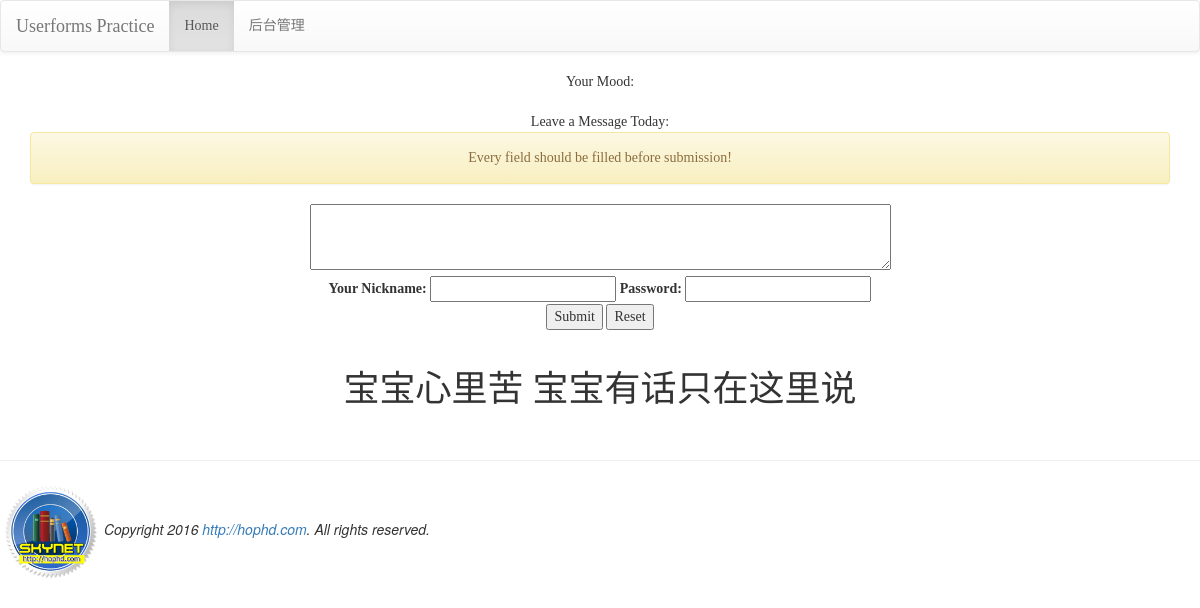
Page /posts on the earlier database version.
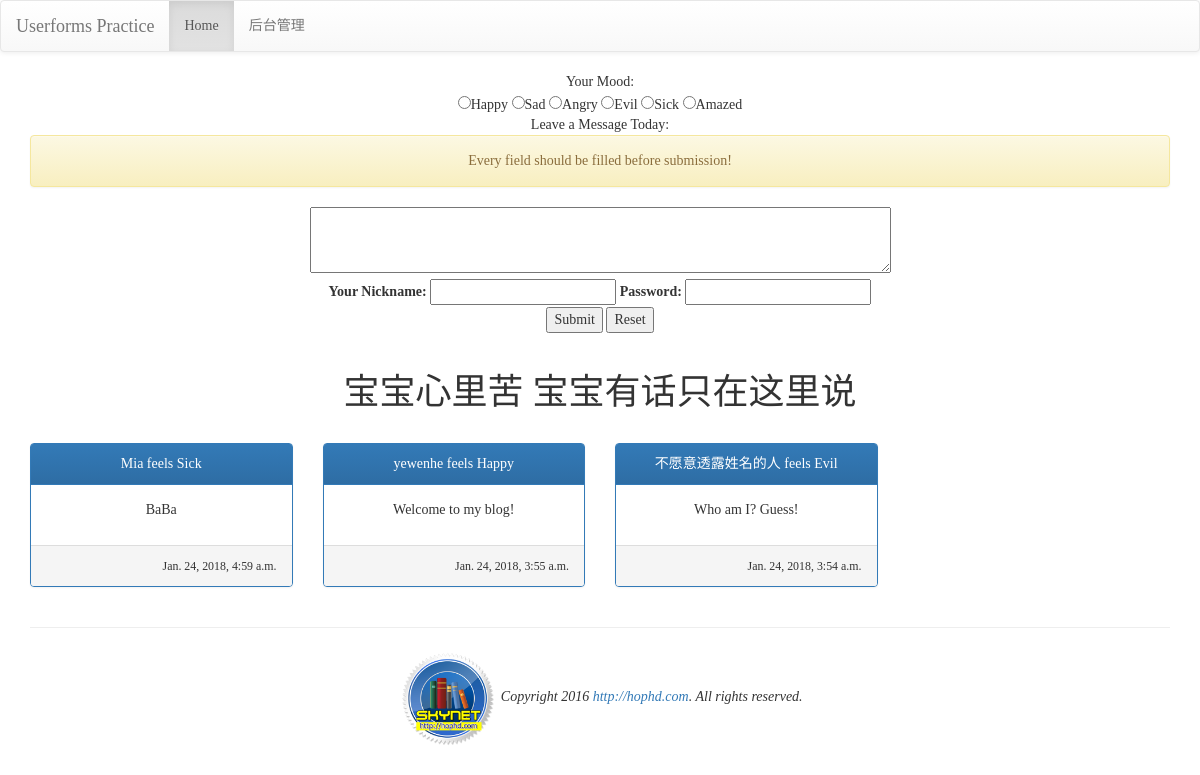
Same page on the later database version.
### mysite/models.py (models this page shows, shortened)
class Mood(models.Model):
	status=models.CharField(max_length=10,null=False)
	def __unicode__(self):
		return self.status

class Post(models.Model):
	mood=models.ForeignKey('Mood',on_delete=models.CASCADE)
	nickname=models.CharField(max_length=10,default='不愿意透露姓名的人')
	message=models.TextField(null=False)
	del_pass=models.CharField(max_length=10)
	pub_time=models.DateTimeField(auto_now=True)
	enabled=models.BooleanField(default=False)

### mysite/views.py (the view)
# urls.py: url(r'^posts$', posts),
def posts(request):
	template=get_template('posts.html')
	posts=models.Post.objects.filter(enabled=True).order_by('-pub_time')[:30]
	moods=models.Mood.objects.all()
	try:
		urid=request.GET['user_id1']
		urpass=request.GET['user_pass']
		urpost=request.GET['user_post']
		urmood=request.GET['mood']
	except:
		urid=None
		message='Every field should be filled before submission!'
	if urid!=None:
		mood=models.Mood.objects.get(status=urmood)
		post=models.Post.objects.create(mood=mood,nickname=urid,del_pass=urpass,message=urpost)
		post.save()
		message="Sucessfully Saved! Please keep your password %s! The post will be published after censoring." %urpass
	html=template.render(locals())
	return HttpResponse(html)

### templates/posts.html (shortened to what this page needs)
{% extends "base.html" %}
{% block content %}
<div class='container' align=center>
    <form name="my form" action='/posts' method='GET'>
        Your Mood: <br/>
        {%for m in moods%}
        <input type='radio' name='mood' value='{{m.status}}'>{{m.status}}
        {%endfor%}
        <br/>
        Leave a Message Today:<br/>
        {%if message%}
            <div class='alert alert-warning'>{{message}}</div>
        {%endif%}
        <textarea name='user_post' rows=3 cols=70></textarea><br>
        <label for='user_id1'>Your Nickname:</label>
        <input id='user_id1' type='text' name='user_id1'>
        <label for='user_pass'>Password:</label>
        <input id='user_pass' type='password' name='user_pass'><br>
        <input type='submit' value='Submit'>
        <input type='reset' value='Reset'>
    </form>
    <br>
    <div class='row'>
        <div class="col-md-12">
            <h1>宝宝心里苦 宝宝有话只在这里说</h1>
        </div>
    </div>
    <br>
    {%for p in posts%}
        {%cycle "<div class='row'> <div class='col-md-3'>" "<div class='col-md-3'>" "<div class='col-md-3'>" "<div class='col-md-3'>"%}
            <div class="panel panel-primary">
                <div class="panel-heading">{{p.nickname}} feels {{p.mood}}</div>
                <div class="panel-body">{{p.message|linebreaks}}</div>
                <div class="panel-footer" align="right"><small>{{p.pub_time}}</small></div>
            </div>
        </div>
    {%endfor%}
</div>
{% endblock %}

### templates/base.html (shortened to what this page needs)
<!DOCTYPE html>
<html>
<head>
<link rel="stylesheet" href="https://maxcdn.bootstrapcdn.com/bootstrap/3.3.6/css/bootstrap.min.css">
<link rel="stylesheet" href="https://maxcdn.bootstrapcdn.com/bootstrap/3.3.6/css/bootstrap-theme.min.css">
</head>
<body>
{% include "header.html" %}
{% block content %}{% endblock %}
{% include "footer.html" %}
</body>
</html>

### templates/header.html
    <nav class='navbar navbar-default'>
        <div class='container-fluid'>
            <div class='navbar-header'>
                <div class='navbar-brand' align=center>
                    Userforms Practice
                </div>
            </div>
            <ul class='nav navbar-nav'>
                <li class='active'><a href='/'>Home</a></li>
                <li><a href='/admin'>后台管理</a></li>
            </ul>
        </div>
    </nav>

### templates/footer.html
<hr>
{% load staticfiles %}
<img src="{% static "images/logo.png" %}" width=100>
<em>Copyright 2016 <a href='http://hophd.com'>http://hophd.com</a>. All rights reserved.</em>

### templates/base.html (style rules this page uses)
h1, h2, h3, h4, h5, p, div { font-family: 微软雅黑; }

Differences in the rows shown:
added Mood: status "Happy"
added Mood: status "Sad"
added Mood: status "Angry"
added Mood: status "Evil"
added Mood: status "Sick"
added Mood: status "Amazed"
added Post: nickname "Mia", mood "Sick", message "BaBa", pub_time "Jan. 24, 2018, 4:59 a.m."
added Post: nickname "yewenhe", mood "Happy", message "Welcome to my blog!", pub_time "Jan. 24, 2018, 3:55 a.m."
added Post: nickname "不愿意透露姓名的人", mood "Evil", message "Who am I? Guess!", pub_time "Jan. 24, 2018, 3:54 a.m."
